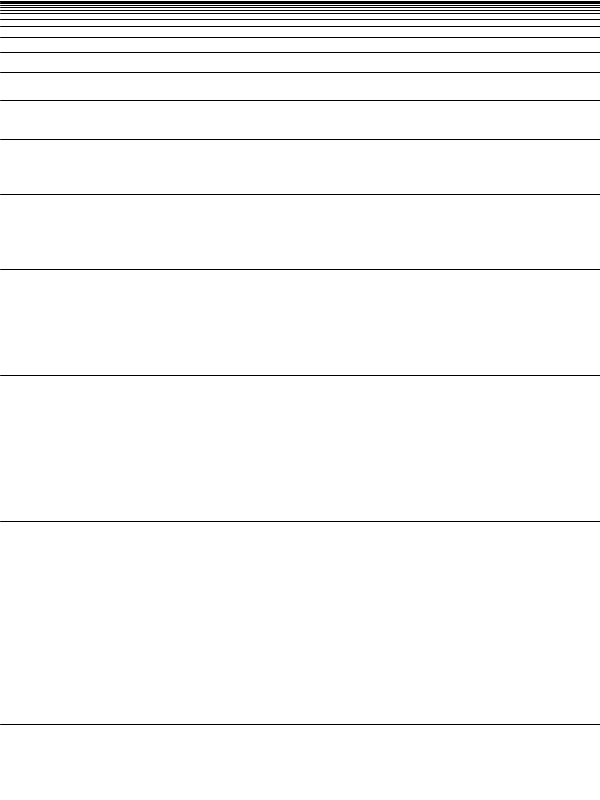
Frame 1 (no input)
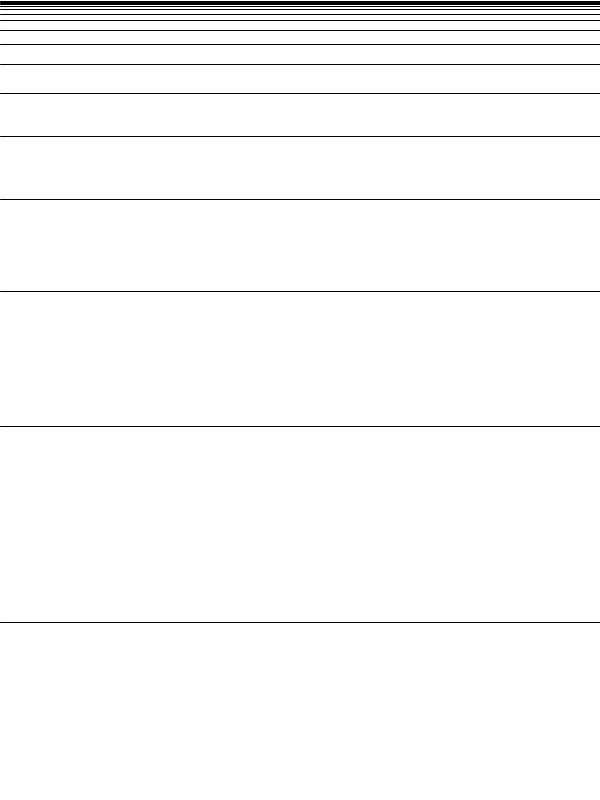
Frame 60 (the mouse pressed at the canvas centre just before this capture)
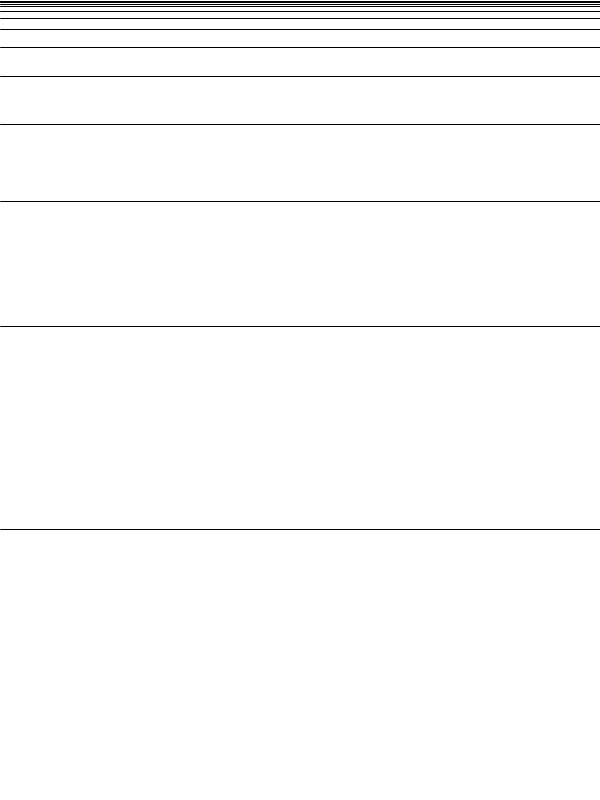
Frame 120 (the mouse held since frame 60 and released just before this capture)

The Processing sketch that drew these frames (run headless with seeded random() and noise(); from frame 60 on, the mouse is pressed at the canvas centre):

// Processing sketch: processing_165027
// ── processing_165027.pde

float step=1.4;
 
void setup(){
   
  size(600,800);
  strokeWeight(1);
  background(255);
}
 
void draw(){
    background(255);
    
    if(mouseY>width/2){
        if(step>1.7) step=1.5;
        else step+=0.01;
    }
    else{
        if(step<1.3) step=1.5;
        else step-=0.01;
    }

    for(float y=1;y<height;y *= step){
    line(0, y, width, y);
  }
}
